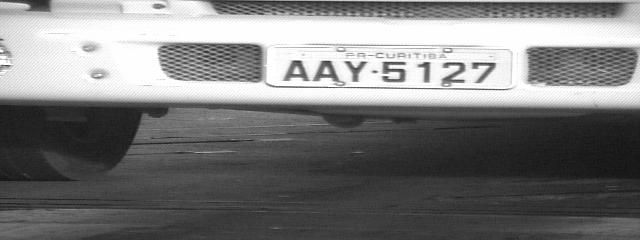
#> input picture Placas_de_carros_com_digitos da placa/AAY5127.jpg, 640 x 240 px
$ python deteccaoplacas.py
#> lines starting #> are read from the running program, lines starting #| are printed output that depends on the picture; after the words box and inside, x2 and y2 are one past the last pixel; in counts of white or black regions, pixels touching at a corner belong together
import cv2
import numpy as np
import glob
import math
import reconhecedigitos as rc

WHITE = 255
BLACK = 0

def histogram(img):
    arr_gray = [0 for _ in range(256)]

    rows, cols = img.shape

    for i in range(rows):
        for j in range(cols):
            x = img[i][j]
            arr_gray[x] = arr_gray[x] + 1

    return arr_gray

def group(img, n):
    d = 255/n
    rows, columns = img.shape
    newImg = np.zeros((rows,columns),dtype=np.uint8)
    for row in range(rows):
        for col in range(columns):
            x = int(img[row][col]/d)
            newImg[row][col] = x*d
    return newImg

def find_plate_width(img_tresh):
    rows, cols = img_tresh.shape
    result = list()
    for row in range(rows):
        change_cols = list()
        init_color = img_tresh[row][0]
        for col in range(cols):
            if img_tresh[row][col] != init_color:
                change_cols.append(col)
                init_color = img_tresh[row][col]
        if len(change_cols) == 2:
            result.append((change_cols[0], change_cols[1]))

    return result

def cut_by_width(img_tresh, equalizedImg, imgorig):
    r = find_plate_width(img_tresh)
    rows, cols = img_tresh.shape
    xi_dict = dict()
    xf_dict = dict()
    # xi, xf = 0, cols-1
    n=0
    for ci, cf in r:
        diff = cf - ci
        if diff > 190 and diff < 260:
            n += 1
            if ci in xi_dict:
                xi_dict[ci] += 1
            else:
                xi_dict[ci] = 1

            if cf in xf_dict:
                xf_dict[cf] += 1
            else:
                xf_dict[cf] = 1
    if n>0:
        xi = max(xi_dict, key= xi_dict.get)
        xf = max(xf_dict, key= xf_dict.get)
        newImg = equalizedImg[:rows,xi:xf]
        Orig = imgorig.copy()
        Orig = Orig[:rows,xi:xf]
        return newImg, Orig
    else:
        return equalizedImg, equalizedImg

def count_digits_rec(origdig, recognized):
    count_digits = 0
    for i in range(len(recognized)):
        if(origdig[i] == recognized[i]):
            count_digits = count_digits + 1

    return count_digits

contPlacas = 0
contDigitsRec = 0
contDigitsSeg = 0
print("Original    -> Previsto | Segmentado | Reconhecido")

imagefiles = glob.glob("Placas_de_carros_com_digitos da placa/*")
for filename in imagefiles:
    img = cv2.imread(filename)
#> img is the input picture: shape (240, 640, 3); min 17, max 255, mean 122.3
    img_copia = img.copy()
    img_cinza = cv2.cvtColor(img, cv2.COLOR_BGR2GRAY)

    img_cinza = cv2.GaussianBlur(img_cinza, (3,3), 0.2)
    kernel = np.array([[-1,-1,-1],[-1,9,-1],[-1,-1,-1]])
    img_laplacian = cv2.filter2D(img_cinza, -1, kernel)
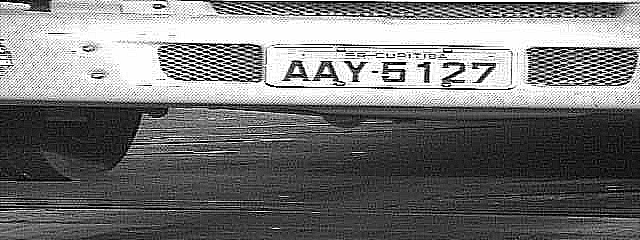
#> img_laplacian: shape (240, 640); min 0, max 255, mean 118.5

    img_gauss = cv2.GaussianBlur(img_laplacian, (3,3), 0)

    ret, thresh = cv2.threshold(img_gauss, 90, 255, type=cv2.THRESH_OTSU)
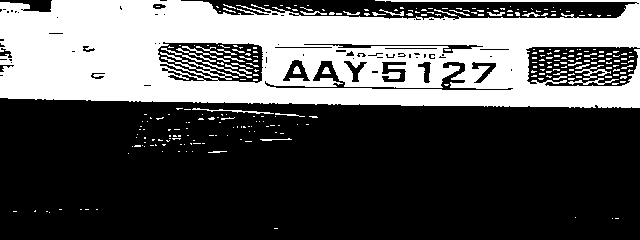
#> thresh: shape (240, 640); 34.4% white; 281 white regions (245 under 20 px)
#> ret = 142

    contours, hierarchy = cv2.findContours(thresh, cv2.RETR_TREE, cv2.CHAIN_APPROX_NONE)
#> contours = 350 contours, 309 with area under 20; largest, box (x1, y1, x2, y2) and area: (0, 0, 640, 108) 54442, (157, 41, 264, 84) 3334, (264, 60, 514, 91) 1358, (303, 43, 484, 54) 568, (381, 61, 407, 83) 365
    cv2.drawContours(img, contours, -1, (255, 0, 0), 1)
#> img: shape (240, 640, 3); 5.94% of pixels changed, all inside (x1, y1, x2, y2) = (0, 0, 640, 229)

    #obtendo apenas os retangulos de certo tamanho
    lista = []
    for rec in contours:
        x,y,w,h = cv2.boundingRect(rec)
        if h>17 and h<35 and w>3 and w<50:
            cv2.rectangle(img, (x,y), (x+w, y+h), (0,0,255), 1)
            lista.append([x,y,x+w,y+h])
#> this loop made 350 passes
#> (x, y, w, h) on passes 1 to 3: (274, 228, 4, 1), (615, 218, 4, 1), (612, 218, 1, 1)
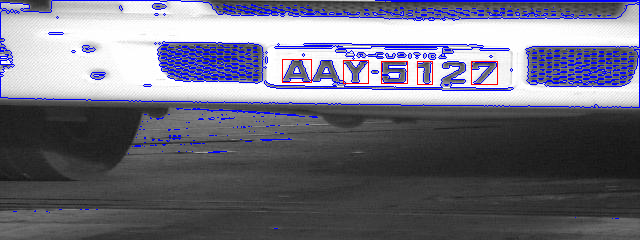
#> img: shape (240, 640, 3); mean B, G, R 126.3, 111.2, 112
#> after the loop, lista = [[471, 61, 497, 84], [417, 61, 432, 84], [381, 61, 407, 83], [343, 60, 368, 83], [282, 59, 311, 82]]

    #eliminando os retangulos sobrepostos
    lista_2 = []
    for i in range(len(lista)):
        flag = 0
        for j in range(len(lista)):
            if i!=j:
                if lista[i][0]>lista[j][0] and lista[i][0]<lista[j][2] and (lista[i][1]>=lista[j][1] and lista[i][1]<=lista[j][3] or lista[i][3]>=lista[j][1] and lista[i][3]<=lista[j][3]):
                    cv2.rectangle(img, (lista[i][0], lista[i][1]),(lista[i][2], lista[i][3]),(0,255,255),1)
                    flag=1
        if flag==0:
            lista_2.append(lista[i])
#> this loop made 5 passes
#> after the loop, lista_2 has the same summary as lista

    #eliminando os retangulos nao alinhados com a maioria
    lista_3 = []
    for i in range(len(lista_2)):
        cont=0
        for j in range(len(lista_2)):
            if i!=j and math.fabs(lista_2[i][1]-lista_2[j][1])<10 and math.fabs(lista_2[i][3]-lista_2[j][3])<10:
                cont+=1
        if cont>=len(lista_2)*.4:
            lista_3.append(lista_2[i])
#> after the loop, lista_3 has the same summary as lista


    for i in range(len(lista_3)):
        cv2.rectangle(img, (lista_3[i][0], lista_3[i][1]),(lista_3[i][2], lista_3[i][3]),(0,0,255),3)
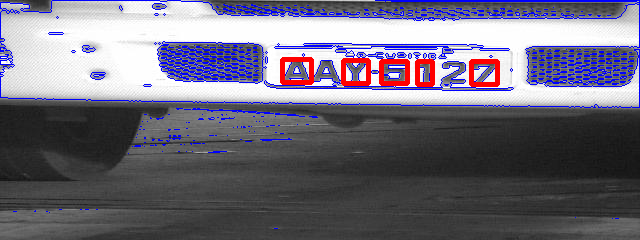
#> img: shape (240, 640, 3); 1.18% of pixels changed, all inside (x1, y1, x2, y2) = (280, 57, 500, 87)

    #obtendo a regiao da placa
    xi=lista_3[0][0]
#> xi = 471
    yi=lista_3[0][1]
#> yi = 61
    xf=lista_3[0][2]
#> xf = 497
    yf=lista_3[0][3]
#> yf = 84
    for i in range(len(lista_3)):
        if lista_3[i][0]<xi:
            xi=lista_3[i][0]
        if lista_3[i][1]<yi:
            yi=lista_3[i][1]
        if lista_3[i][2]>xf:
            xf=lista_3[i][2]
        if lista_3[i][3]>yf:
            yf=lista_3[i][3]
#> this loop made 5 passes
#> (xi, yi) on passes 4 to 5: (343, 60), (282, 59)
#> xi on passes 2 to 3: 417, 381
#> after the loop, xf = 497; xi = 282; yf = 84; yi = 59
    yi-=7
#> yi = 52
    yf+=7
#> yf = 91
    dif=int((330-(xf-xi))/2)
#> dif = 57
    xi=max(0,xi-dif)
#> xi = 225
    xf=min(img.shape[1]-1,xf+dif)
#> xf = 554
    cv2.rectangle(img, (xi,yi),(xf,yf),(0,0,0),3)
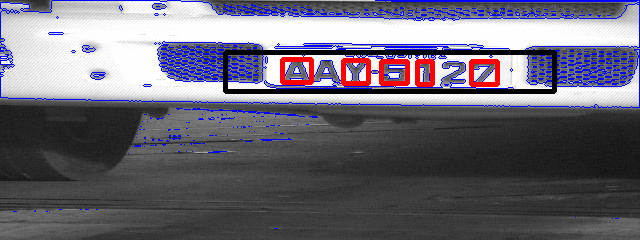
#> img: shape (240, 640, 3); 2.39% of pixels changed, all inside (x1, y1, x2, y2) = (223, 50, 557, 94)

    img_placa=img_copia[yi:yf,xi:xf]

    rows, cols, _ = img_placa.shape
#> rows = 39; cols = 329
    img_placa_cinza = cv2.cvtColor(img_placa, cv2.COLOR_BGR2GRAY)

    equalizedImg = group(img_placa_cinza,128)

    ret_placa, thresh_placa = cv2.threshold(equalizedImg, 0, 255, type=cv2.THRESH_OTSU)
#> thresh_placa: shape (39, 329); 67.6% white; 34 black regions (24 under 20 px)
#> ret_placa = 177
    nImg, nImgOrig = cut_by_width(thresh_placa, equalizedImg, img_placa_cinza)
#> the loop in find_plate_width, `for row in range(rows):` made 39 passes
#> after the loop in find_plate_width, `for row in range(rows):`: result = [(39, 303), (39, 303), (51, 168)]
#> the loop in cut_by_width, `for ci, cf in r:` made 3 passes
#> (ci, cf, diff) on passes 1 to 3: (39, 303, 264), (39, 303, 264), (51, 168, 117)
#> after the loop in cut_by_width, `for ci, cf in r:`: n = 0; xf_dict = 0 items
    ret_placa, thresh_placa = cv2.threshold(nImg, 90, 255, type=cv2.THRESH_OTSU)

    contours, hierarchy = cv2.findContours(thresh_placa, cv2.RETR_TREE, cv2.CHAIN_APPROX_NONE)
#> contours = 43 contours, 32 with area under 20; largest, box (x1, y1, x2, y2) and area: (0, 0, 329, 39) 10468, (40, 30, 286, 39) 572, (87, 8, 121, 35) 401, (216, 9, 241, 36) 371, (156, 9, 182, 31) 370
    cv2.drawContours(thresh_placa, contours, -1, (255, 255, 0), 2)
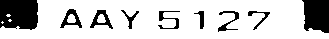
#> thresh_placa: shape (39, 329); 79.1% white; 9 black regions, largest, box (x1, y1, x2, y2) and area: (0, 0, 38, 30) 1035, (302, 0, 329, 33) 759, (90, 10, 113, 29) 174

    lista = []
    for rec in contours:
        x,y,w,h = cv2.boundingRect(rec)
        if h>17 and h<35 and w>3 and w<50:
            cv2.rectangle(nImg, (x,y), (x+w, y+h), (0,255,255), 1)
            lista.append([x,y,w,h])
#> this loop made 43 passes
#> (x, y, w, h) on passes 4, 7, 9, 10, 11, 12, 13, 14, 15, 16, 17, 18: (2, 22, 1, 1), (0, 0, 329, 39), (108, 30, 5, 4), (40, 30, 246, 9), (146, 17, 8, 5), (246, 9, 26, 23), (216, 9, 25, 27), (219, 32, 6, 2), (192, 9, 15, 23), (156, 9, 26, 22), (119, 8, 25, 23), (87, 8, 34, 27)
#> (rec, x, y, w, h) on passes 1, 2, 3, 5, 6, 8: ([[309, 29], [310, 29], [311, 30], [310, 29]], 309, 29, 3, 2), ([[17, 27], [18, 27]], 17, 27, 2, 1), ([[2, 27], [3, 27]], 2, 27, 2, 1), ([[9, 20], [10, 20]], 9, 20, 2, 1), ([[7, 15], [8, 15], [9, 15], [8, 15]], 7, 15, 3, 1), ([[285, 36], [286, 35], [287, 36], [286, 37]], 285, 35, 3, 3)
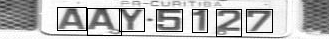
#> nImg: shape (39, 329); min 0, max 255, mean 187.1
#> after the loop, lista = [[246, 9, 26, 23], [216, 9, 25, 27], [192, 9, 15, 23], [156, 9, 26, 22], [119, 8, 25, 23], [87, 8, 34, 27], [57, 7, 29, 23]]

    contPlacas = contPlacas+1
    if len(lista) <= 7:

        lista.reverse()
#> (the run stopped early here; a loop or call above may not have finished)
